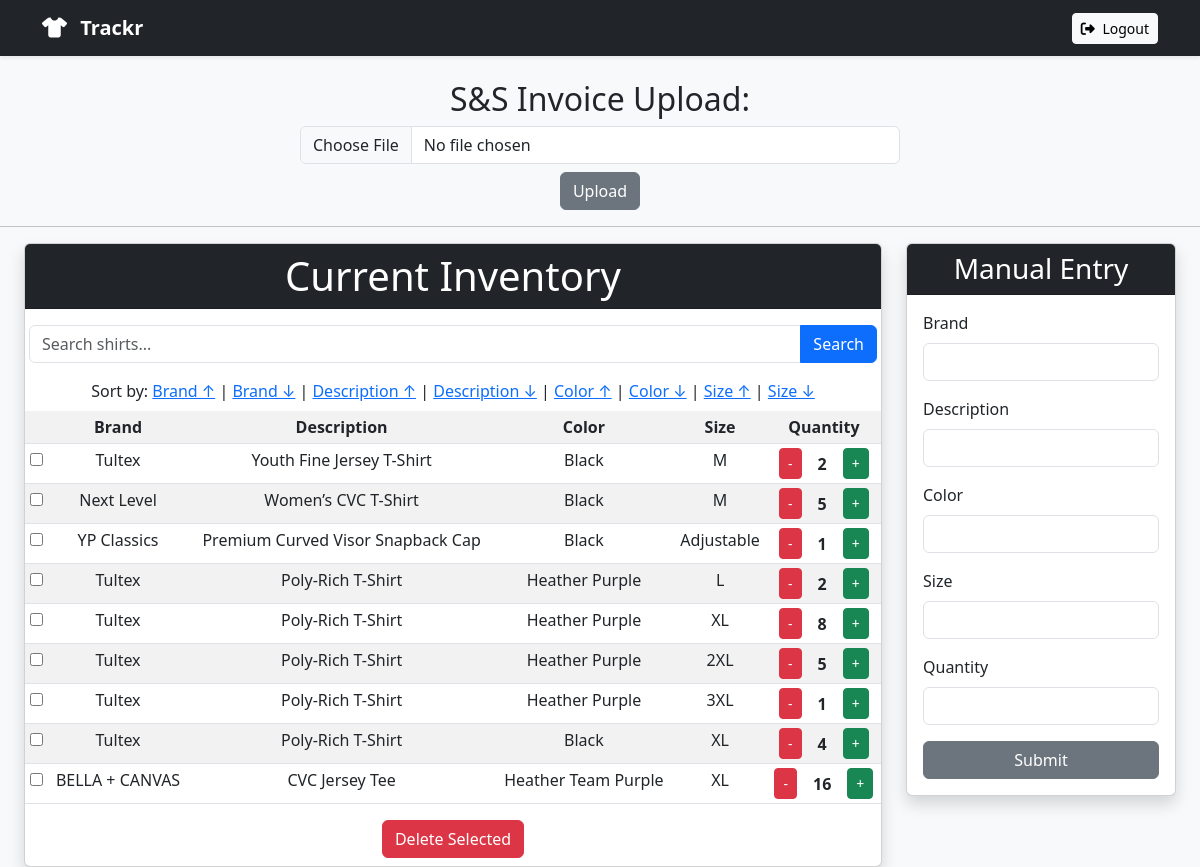
Screenshot of /home?sortBy=description&order=desc (signed in) with the database file from the repository.
### tables this page shows
CREATE TABLE shirts (
    id INTEGER PRIMARY KEY AUTOINCREMENT,
    brand TEXT NOT NULL,
    description TEXT NOT NULL,
    color TEXT NOT NULL,
    size TEXT NOT NULL,
    quantity INTEGER NOT NULL,
    userID INTEGER,
    FOREIGN KEY(userID) REFERENCES users(id)
);

### inventory.py (the view)
def home():
    userID = request.cookies.get('userID')
    if not userID:
        return redirect('/login')
    sortBy = request.args.get('sortBy', 'brand')
    sortOrder = request.args.get('order', 'asc')
    search = request.args.get('search', '')
    if sortBy not in ['brand', 'description', 'color', 'size', 'quantity']:
        sortBy = 'brand'
    if sortOrder not in ['asc', 'desc']:
        sortOrder = 'asc'
    conn = get_db_connection()
    cursor = conn.cursor()
    if sortBy == 'size':
        order_clause = f'''
            ORDER BY CASE size
                WHEN 'NB' THEN 1
                WHEN '0-3M' THEN 2
                WHEN '3-6M' THEN 3
                WHEN '6-9M' THEN 4
                WHEN '12M' THEN 5
                WHEN '18M' THEN 6
                WHEN '24M' THEN 7
                WHEN '2T' THEN 8
                WHEN '3T' THEN 9
                WHEN '4T' THEN 10
                WHEN '5T' THEN 11
                WHEN 'XS' THEN 12
                WHEN 'S' THEN 13
                WHEN 'M' THEN 14
                WHEN 'L' THEN 15
                WHEN 'XL' THEN 16
                WHEN '2XL' THEN 17
                WHEN '3XL' THEN 18
                WHEN '4XL' THEN 19
                ELSE 20
            END {sortOrder}
        '''
    else:
        order_clause = f'ORDER BY {sortBy} {sortOrder}'
    if search:
        search_query = f"%{search}%"
        shirts = cursor.execute(f'''
            SELECT id, brand, description, color, size, quantity
            FROM shirts
            WHERE userID = ?
            AND (
                brand LIKE ? OR
                description LIKE ? OR
                color LIKE ? OR
                size LIKE ?
            )
            {order_clause};
        ''', (userID, search_query, search_query, search_query, search_query)).fetchall()
    else:
        shirts = cursor.execute(f'''
            SELECT id, brand, description, color, size, quantity
            FROM shirts
            WHERE userID = ?
            {order_clause};
        ''', (userID,)).fetchall()
    conn.close()
    return render_template("index.html", shirts=shirts, search=search)

### db.py (called while the page is built)
def get_db_connection():
    conn = sqlite3.connect(DATABASE)
    conn.row_factory = sqlite3.Row  # allows accessing columns by name
    return conn

### templates/index.html (shortened to what this page needs)
<!DOCTYPE html>
<html lang="en">
<head>
    <link href="https://cdn.jsdelivr.net/npm/bootstrap@5.3.0/dist/css/bootstrap.min.css" rel="stylesheet">
    <link rel="stylesheet" href="https://cdnjs.cloudflare.com/ajax/libs/font-awesome/6.5.0/css/all.min.css">
</head>
<body class="bg-light">
    <nav class="navbar navbar-expand-lg navbar-dark bg-dark shadow-sm mb-4">
        <div class="container">
            <a class="navbar-brand fw-bold" href="/">
                <i class="fas fa-tshirt me-2"></i> Trackr
            </a>
            <div class="ms-auto">
                <a href="{{ url_for('logout') }}" class="btn btn-light btn-sm">
                    <i class="fas fa-sign-out-alt me-1"></i> Logout
                </a>
            </div>
        </div>
    </nav>
    <div class="text-center">
        <h2 class="mt-4">S&S Invoice Upload:</h2>
        <form action="/upload" method="POST" enctype="multipart/form-data">
            <input class="form-control w-50 mx-auto my-2" type="file" name="file" accept="application/pdf">
            <input class="btn btn-secondary" type="submit" value="Upload">
        </form>
        <hr>
    </div>
    <div class="container-fluid px-4">
        <div class="row g-4 justify-content-center">
            <div class="col-lg-9">
                <div class="card mx-auto shadow text-center">
                    <h1 class="card-header bg-dark text-white mb-3">Current Inventory</h1>
                    <form class="mb-3 mx-1" method="get" action="/home">
                    <div class="input-group">
                        <input type="text" name="search" class="form-control" placeholder="Search shirts..." value="{{ request.args.get('search', '') }}">
                        <button class="btn btn-primary" type="submit">Search</button>
                    </div>
                    </form>
                    <div>Sort by:
                    <a href="/home?sortBy=brand&order=asc">Brand ↑</a> |
                    <a href="/home?sortBy=brand&order=desc">Brand ↓</a> |
                    <a href="/home?sortBy=description&order=asc">Description ↑</a> |
                    <a href="/home?sortBy=description&order=desc">Description ↓</a> |
                    <a href="/home?sortBy=color&order=asc">Color ↑</a> |
                    <a href="/home?sortBy=color&order=desc">Color ↓</a> |
                    <a href="/home?sortBy=size&order=asc">Size ↑</a> |
                    <a href="/home?sortBy=size&order=desc">Size ↓</a>
                    </div>
                <form action="/deleteSelected" method="POST">
                    <table class="table mt-2 table-hover table-striped table-sm">
                        <tr>
                            <th></th>
                            <th>Brand</th>
                            <th>Description</th>
                            <th>Color</th>
                            <th>Size</th>
                            <th>Quantity</th>
                        </tr>
                        {% for row in shirts %}
                        <tr>
                            <td>
                                <input type="checkbox" name="selectedIDs" value="{{ row[0] }}">
                            </td>
                            <td>{{ row[1] }}</td>
                            <td>{{ row[2] }}</td>
                            <td>{{ row[3] }}</td>
                            <td>{{ row[4] }}</td>
                            <td>
                                <div class="d-flex justify-content-center align-items-center gap-2">
                                    <form action="/update_quantity" method="POST">
                                        <button type="submit" class="btn btn-sm btn-danger">-</button>
                                    </form>
                                    <span class="px-2 fw-bold">{{ row[5] }}</span>
                                    <form action="/update_quantity" method="POST">
                                        <button type="submit" class="btn btn-sm btn-success">+</button>
                                    </form>
                                </div>
                            </td>
                        </tr>
                        {% endfor %}
                    </table>
                    <button type="submit" class="btn btn-danger mb-2">Delete Selected</button>
                </form>
            </div>
        </div>
            <div class="col-lg-3 mb-4">
                <div class="card mx-auto shadow">
                    <div class="card-header bg-dark text-white text-center">
                        <h3 class="mb-0">Manual Entry</h3>
                    </div>
                    <div class="card-body">
                        <form action="/manual_shirt_entry" method="POST">
                            <div class="mb-3">
                                <label class="form-label" for="brand">Brand</label>
                                <input class="form-control" type="text" id="brand" name="brand">
                            </div>
                            <div class="mb-3">
                                <label class="form-label" for="description">Description</label>
                                <input class="form-control" type="text" id="description" name="description">
                            </div>
                            <div class="mb-3">
                                <label class="form-label" for="color">Color</label>
                                <input class="form-control" type="text" id="color" name="color">
                            </div>
                            <div class="mb-3">
                                <label class="form-label" for="size">Size</label>
                                <input class="form-control" type="text" id="size" name="size">
                            </div>
                            <div class="mb-3">
                                <label class="form-label" for="quantity">Quantity</label>
                                <input class="form-control" type="text" id="quantity" name="quantity" required>
                            </div>
                            <div class="d-grid">
                                <input class="btn btn-secondary" type="submit" value="Submit">
                            </div>
                        </form>
                    </div>
                </div>
            </div>
        </div>
    </div>
</body>
</html>

### rows the page displays
shirts: brand "Tultex", description "Youth Fine Jersey T-Shirt", color "Black", size "M", quantity "2"
shirts: brand "Next Level", description "Women’s CVC T-Shirt", color "Black", size "M", quantity "5"
shirts: brand "YP Classics", description "Premium Curved Visor Snapback Cap", color "Black", size "Adjustable", quantity "1"
shirts: brand "Tultex", description "Poly-Rich T-Shirt", color "Heather Purple", size "L", quantity "2"
shirts: brand "Tultex", description "Poly-Rich T-Shirt", color "Heather Purple", size "XL", quantity "8"
shirts: brand "Tultex", description "Poly-Rich T-Shirt", color "Heather Purple", size "2XL", quantity "5"
shirts: brand "Tultex", description "Poly-Rich T-Shirt", color "Heather Purple", size "3XL", quantity "1"
shirts: brand "Tultex", description "Poly-Rich T-Shirt", color "Black", size "XL", quantity "4"
shirts: brand "BELLA + CANVAS", description "CVC Jersey Tee", color "Heather Team Purple", size "XL", quantity "16"
